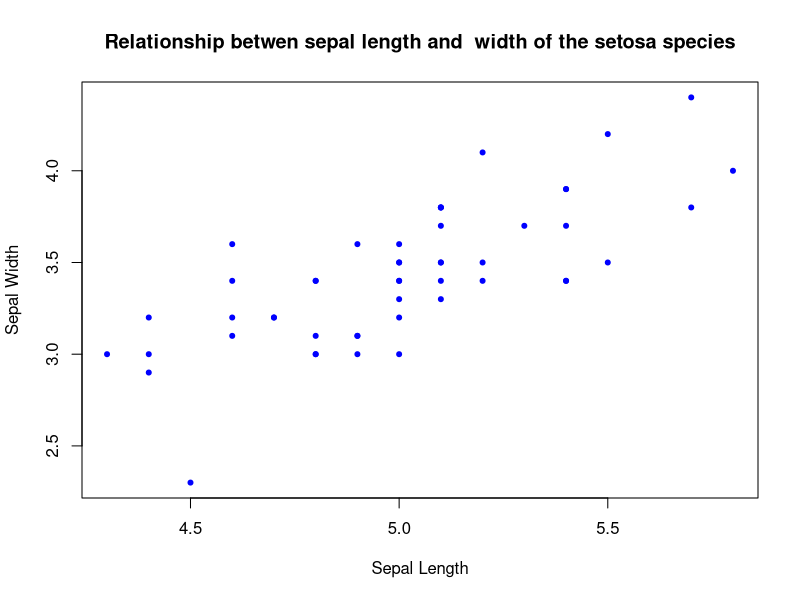
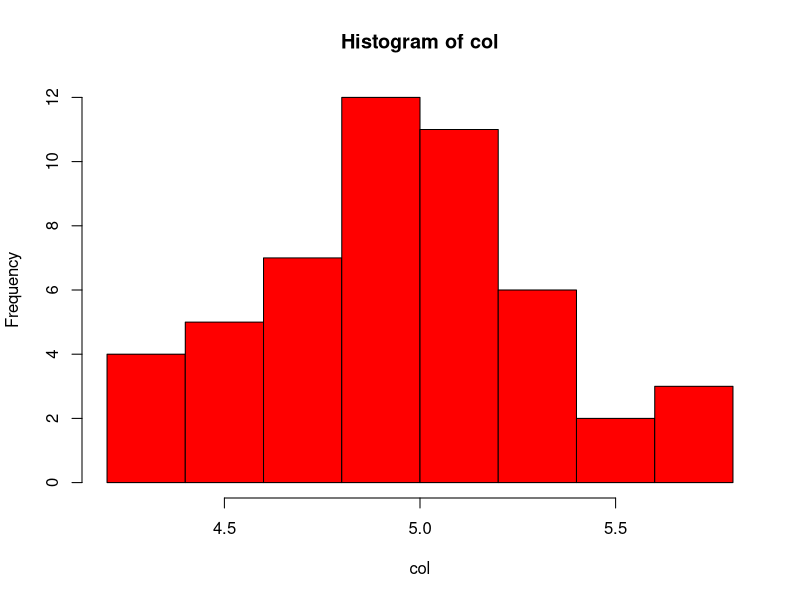
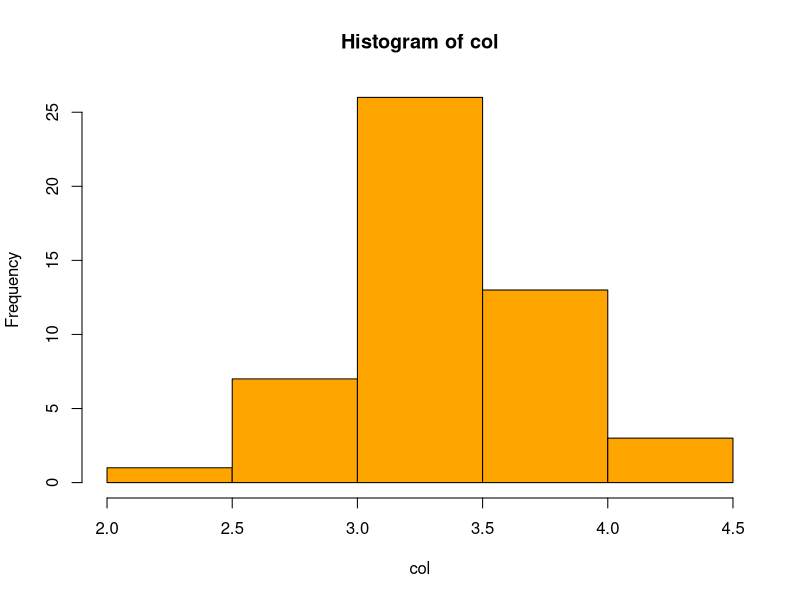
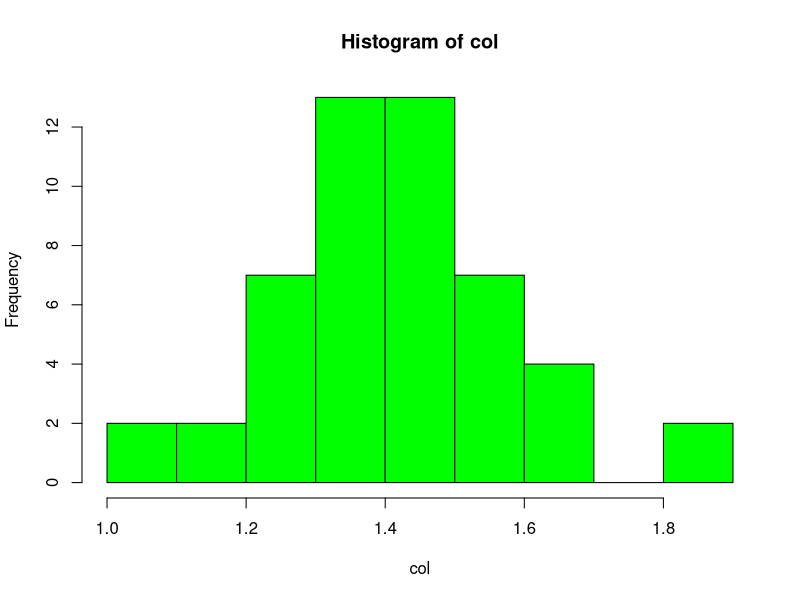
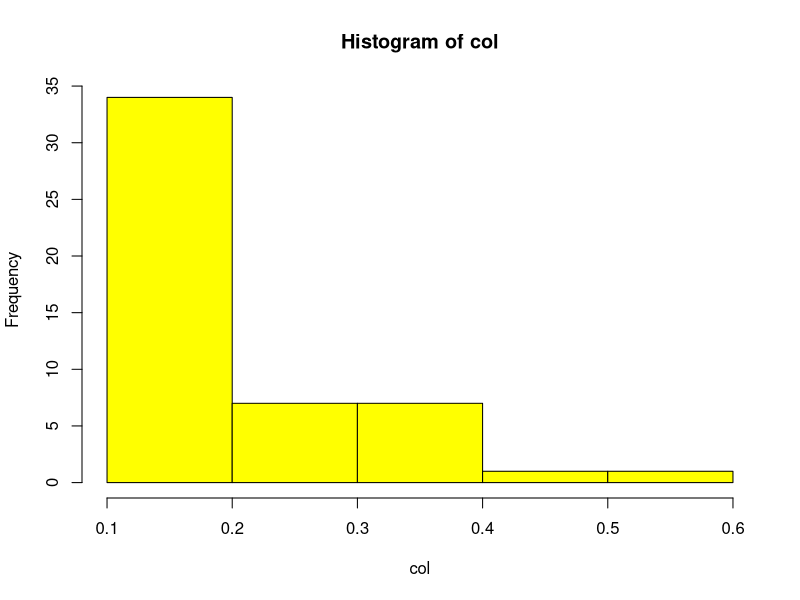
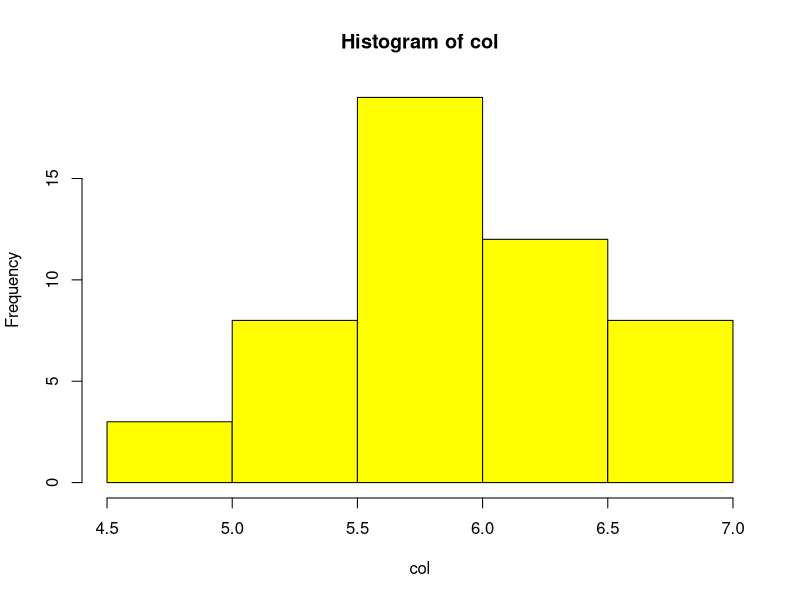
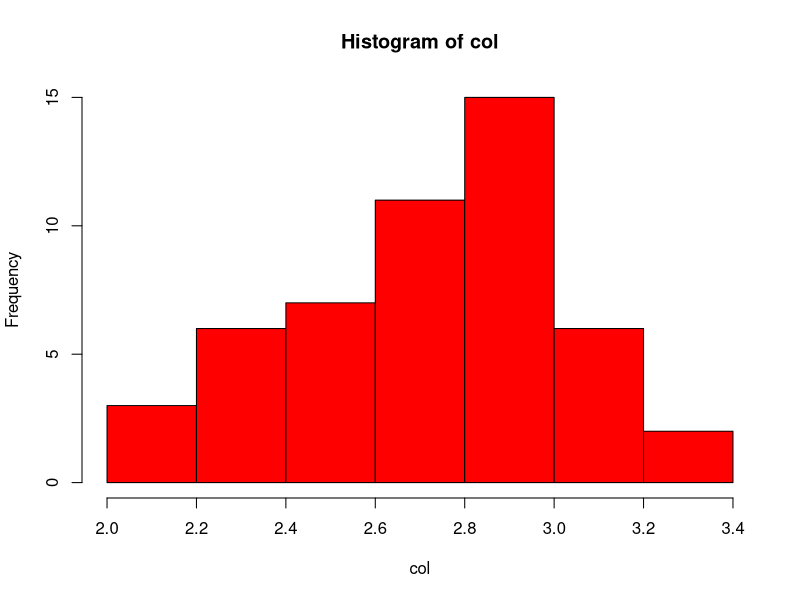
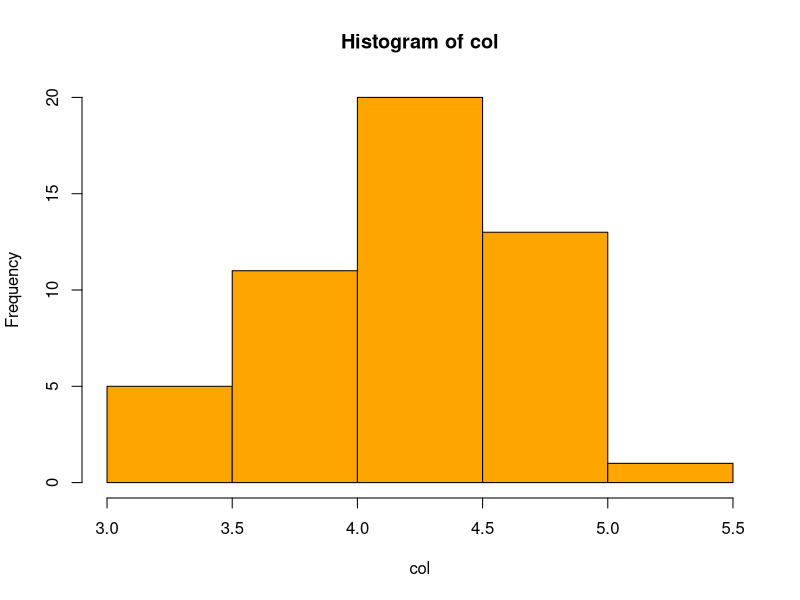

Reproduce these figures in R, in order.
## ---- chunk 1
# Import necessary libraries
library(dplyr)
library(ggplot2)
library(skimr)
## ---- chunk 2
irs <- datasets::iris3
irs <- data.frame(irs)
irs
## ---- chunk 3
# structure of the dataset
skim(irs)
## ---- chunk 4
names(irs)
## ---- chunk 5
# built a function for column names transformation
col_names_transformation <- function(x){
   new_names = names(x)
   new_names = gsub("\\.", "", new_names)
   new_names = gsub("L", "Length", new_names)
   new_names = gsub("W", "Width", new_names)
   
   names(x) = new_names
   return(x)
}

irs_upt <- col_names_transformation(irs)
## ---- chunk 6
skim(irs_upt)
## ---- chunk 7
# Correlation between sepal length and width of each species.

# for setosa
setosa_cor <- cor(irs_upt$SepalLengthSetosa, irs_upt$SepalWidthSetosa)

# for veriscolor 
veriscolor_cor <- cor(irs_upt$SepalLengthVersicolor, irs_upt$SepalWidthVersicolor)

# for virginica
virginica_cor <- cor(irs_upt$SepalLengthVirginica, irs_upt$SepalWidthVirginica)

cor_values <- c(setosa = setosa_cor,
                veriscolor = veriscolor_cor,
                virginica = virginica_cor)

print(cor_values)
## ---- chunk 8
# Visual Representation
plot(irs_upt$SepalLengthSetosa, irs_upt$SepalWidthSetosa, main = "Relationship betwen sepal length and  width of the setosa species", xlab = "Sepal Length", ylab = "Sepal Width", pch = 20, col = "blue")
## ---- chunk 9
col_hist <- function(col){
   colors = sample(c("blue", "red", "yellow", "green","brown", "orange"), replace = TRUE, size = 1)
   
   return(hist(col, col = colors))
}

sapply(irs_upt, col_hist)
